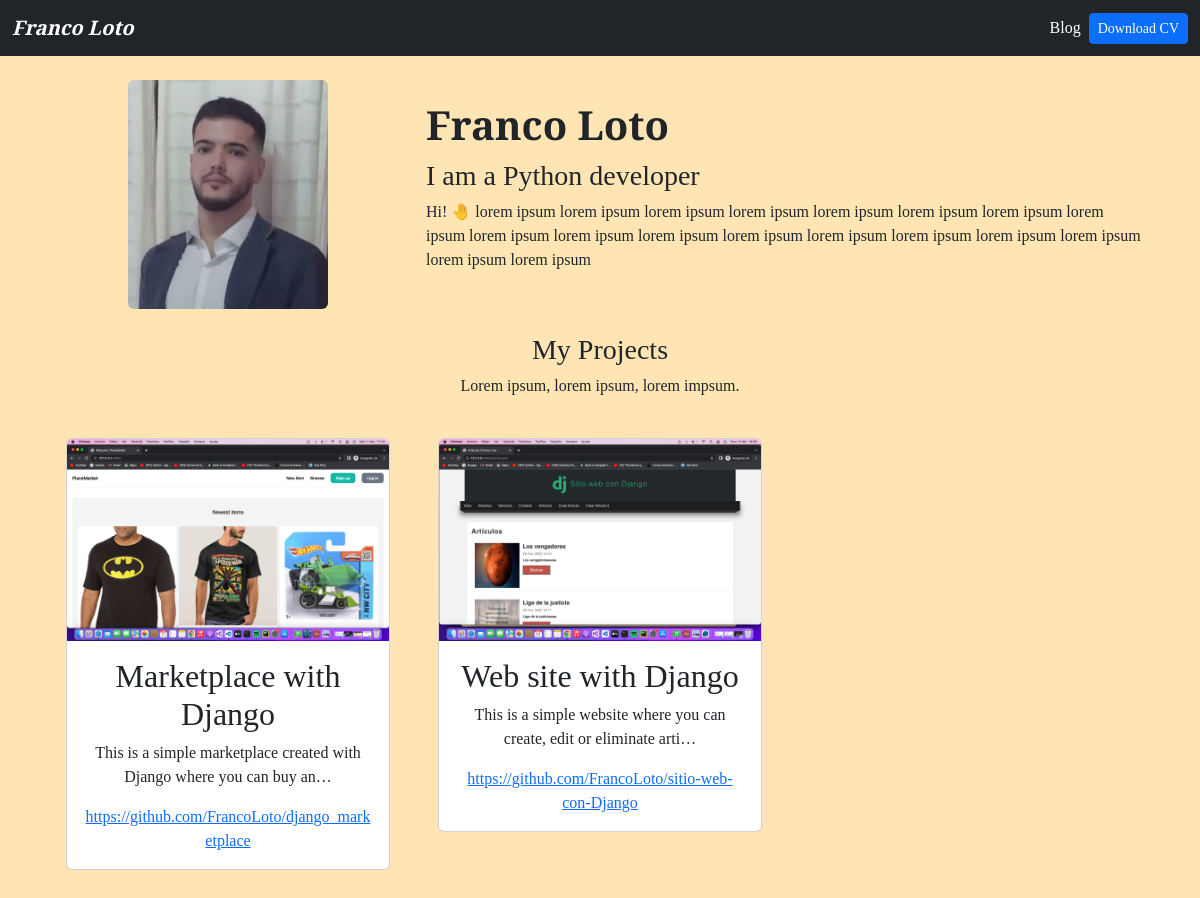
The page / on the database its author committed.
### portfolio/models.py (models this page shows)
class Project(models.Model):
    title = models.CharField(max_length=100)
    description = models.TextField(max_length=255)
    image = models.ImageField(upload_to='portfolio/images')
    url = models.URLField(blank=True)

### portfolio/views.py (the view)
# urls.py: 2. Add a URL to urlpatterns:  path('', views.home, name='home')
def home(request):
    projects = Project.objects.all()
    return render(request, 'portfolio/home.html', {
        'projects': projects
    })

### portfolio/templates/portfolio/home.html (shortened to what this page needs)
{% extends 'portfolio/layout.html' %}
{% block content %}
{% load static %}
    <header class="row bg-orange-100">
        <div class="col-md-4">
            <img src="{% static 'portfolio/profile.jpg' %}" class="rounded mx-auto d-block" width="200">
        </div>
        <div class="col-md-8 my-auto">
            <h1 class="text-$orange-900"><strong>Franco Loto</strong></h1>
            <h3>I am a Python developer</h3>
            <p>Hi! &#129306; lorem ipsum lorem ipsum lorem ipsum lorem ipsum lorem ipsum lorem ipsum lorem ipsum lorem ipsum lorem ipsum
                lorem ipsum lorem ipsum lorem ipsum lorem ipsum lorem ipsum lorem ipsum lorem ipsum lorem ipsum lorem ipsum
            </p>
        </div>
    </header>
    <div class="row my-4 text-center">
        <h3>My Projects</h3>
        <p>Lorem ipsum, lorem ipsum, lorem impsum.</p>
    {% for project in projects %}
        <div class="col-md-4 p-4">
            <div class="card bg-white card-project">
                <img src="{{ project.image.url }}" alt="{{ project.title }}" class="card-img-top"/>
                <div class="card-body">
                    <h2>{{ project.title }}</h2>
                    <p>{{ project.description|truncatechars:70 }}</p>
                    {% if project.url %}
                        <a href="{{ project.url }}" target="_blank">{{ project.url }}</a>
                    {% endif %}
                </div>
            </div>
        </div>
    {% endfor %}
{% endblock %}

### portfolio/templates/portfolio/layout.html (shortened to what this page needs)
{% load static %}
<!DOCTYPE html>
<html>
    <head>
        <link href="https://cdn.jsdelivr.net/npm/bootstrap@5.2.3/dist/css/bootstrap.min.css" rel="stylesheet">
        <link rel="stylesheet" href="{% static 'portfolio/main.css' %}"
        <link href="https://emoji-css.afeld.me/emoji.css" rel="stylesheet">
    </head>
    <body class="text-orange-900">
        {% include 'portfolio/partials/navbar.html' %}
        <div class="container p-4">
            {% block content %}
            {% endblock %}
        </div>
    </body>
</html>

### portfolio/templates/portfolio/partials/navbar.html (shortened to what this page needs)
{% load static %}
<nav class="navbar navbar-expand-lg bg-dark">
    <div class="container-fluid">
      <a class="navbar-brand fw-bold fst-italic text-white" href="{% url 'home' %}">Franco Loto</a>
      <div class="collapse navbar-collapse" id="navbarNav">
        <ul class="navbar-nav ms-auto">
          <li class="nav-item">
            <a class="nav-link active text-white" aria-current="page" href="{% url 'blog:posts' %}">Blog</a>
          </li>
          <li class="nav-item d-flex align-items-center">
            <a class="btn btn-primary btn-sm" href="{% static 'portfolio/francoloto-cv.pdf' %}" target="_blank">Download CV</a>
          </li>
        </ul>
      </div>
    </div>
</nav>

### portfolio/static/portfolio/main.css (style rules this page uses)
body { background-color: #FFE5B4; font-family: 'Playfair Display', serif; }

### rows shown on the page
Project: image (picture), title "Marketplace with Django", description "This is a simple marketplace created with Django where you can buy an…", url "https://github.com/FrancoLoto/django_marketplace"
Project: image (picture), title "Web site with Django", description "This is a simple website where you can create, edit or eliminate arti…", url "https://github.com/FrancoLoto/sitio-web-con-Django"
